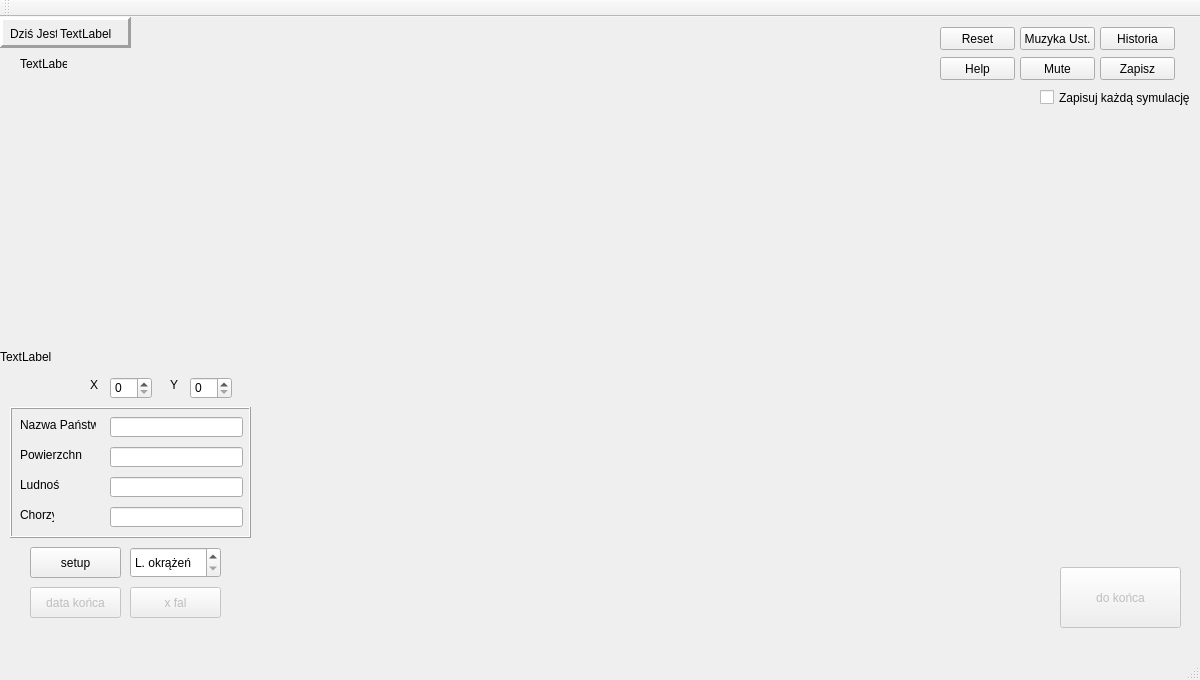
<?xml version="1.0" encoding="UTF-8"?>
<ui version="4.0">
 <class>MainWindow</class>
 <widget class="QMainWindow" name="MainWindow">
  <property name="geometry">
   <rect>
    <x>0</x>
    <y>0</y>
    <width>1200</width>
    <height>680</height>
   </rect>
  </property>
  <property name="windowTitle">
   <string>MainWindow</string>
  </property>
  <widget class="QWidget" name="centralWidget">
   <widget class="QPushButton" name="start">
    <property name="geometry">
     <rect>
      <x>30</x>
      <y>530</y>
      <width>91</width>
      <height>31</height>
     </rect>
    </property>
    <property name="text">
     <string>setup</string>
    </property>
   </widget>
   <widget class="QPushButton" name="killEM">
    <property name="enabled">
     <bool>false</bool>
    </property>
    <property name="geometry">
     <rect>
      <x>1060</x>
      <y>550</y>
      <width>121</width>
      <height>61</height>
     </rect>
    </property>
    <property name="accessibleDescription">
     <string>Kliknij aby zabić świat</string>
    </property>
    <property name="autoFillBackground">
     <bool>false</bool>
    </property>
    <property name="text">
     <string>do końca</string>
    </property>
    <property name="shortcut">
     <string>Enter</string>
    </property>
   </widget>
   <widget class="QLabel" name="MAPKA">
    <property name="geometry">
     <rect>
      <x>0</x>
      <y>0</y>
      <width>1200</width>
      <height>680</height>
     </rect>
    </property>
    <property name="text">
     <string>TextLabel</string>
    </property>
   </widget>
   <widget class="QPushButton" name="pushButton">
    <property name="enabled">
     <bool>false</bool>
    </property>
    <property name="geometry">
     <rect>
      <x>130</x>
      <y>570</y>
      <width>91</width>
      <height>31</height>
     </rect>
    </property>
    <property name="text">
     <string>x fal</string>
    </property>
   </widget>
   <widget class="QPushButton" name="push_to_the_end">
    <property name="enabled">
     <bool>false</bool>
    </property>
    <property name="geometry">
     <rect>
      <x>30</x>
      <y>570</y>
      <width>91</width>
      <height>31</height>
     </rect>
    </property>
    <property name="text">
     <string>data końca</string>
    </property>
   </widget>
   <widget class="QSpinBox" name="spinBox_okrazenia">
    <property name="geometry">
     <rect>
      <x>130</x>
      <y>530</y>
      <width>91</width>
      <height>31</height>
     </rect>
    </property>
    <property name="specialValueText">
     <string>L. okrążeń</string>
    </property>
    <property name="minimum">
     <number>1</number>
    </property>
    <property name="maximum">
     <number>50</number>
    </property>
   </widget>
   <widget class="QSpinBox" name="xPosSpinBox">
    <property name="geometry">
     <rect>
      <x>110</x>
      <y>360</y>
      <width>42</width>
      <height>22</height>
     </rect>
    </property>
    <property name="maximum">
     <number>1500</number>
    </property>
   </widget>
   <widget class="QSpinBox" name="yPosSpinBox">
    <property name="geometry">
     <rect>
      <x>190</x>
      <y>360</y>
      <width>42</width>
      <height>22</height>
     </rect>
    </property>
    <property name="maximum">
     <number>850</number>
    </property>
   </widget>
   <widget class="QLabel" name="label_2">
    <property name="geometry">
     <rect>
      <x>90</x>
      <y>360</y>
      <width>16</width>
      <height>16</height>
     </rect>
    </property>
    <property name="text">
     <string>X</string>
    </property>
   </widget>
   <widget class="QLabel" name="label_3">
    <property name="geometry">
     <rect>
      <x>170</x>
      <y>360</y>
      <width>16</width>
      <height>16</height>
     </rect>
    </property>
    <property name="text">
     <string>Y</string>
    </property>
   </widget>
   <widget class="QLineEdit" name="Nazwa">
    <property name="geometry">
     <rect>
      <x>110</x>
      <y>400</y>
      <width>133</width>
      <height>20</height>
     </rect>
    </property>
   </widget>
   <widget class="QLineEdit" name="Powierzchnia">
    <property name="geometry">
     <rect>
      <x>110</x>
      <y>430</y>
      <width>133</width>
      <height>20</height>
     </rect>
    </property>
   </widget>
   <widget class="QLineEdit" name="Ludnosc">
    <property name="geometry">
     <rect>
      <x>110</x>
      <y>460</y>
      <width>133</width>
      <height>20</height>
     </rect>
    </property>
   </widget>
   <widget class="QLineEdit" name="Chorzy">
    <property name="geometry">
     <rect>
      <x>110</x>
      <y>490</y>
      <width>133</width>
      <height>20</height>
     </rect>
    </property>
   </widget>
   <widget class="QLabel" name="label_4">
    <property name="geometry">
     <rect>
      <x>20</x>
      <y>400</y>
      <width>76</width>
      <height>16</height>
     </rect>
    </property>
    <property name="text">
     <string>Nazwa Państwa</string>
    </property>
   </widget>
   <widget class="QLabel" name="label_5">
    <property name="geometry">
     <rect>
      <x>20</x>
      <y>430</y>
      <width>62</width>
      <height>16</height>
     </rect>
    </property>
    <property name="text">
     <string>Powierzchnia</string>
    </property>
   </widget>
   <widget class="QLabel" name="label_6">
    <property name="geometry">
     <rect>
      <x>20</x>
      <y>460</y>
      <width>39</width>
      <height>16</height>
     </rect>
    </property>
    <property name="text">
     <string>Ludność</string>
    </property>
   </widget>
   <widget class="QLabel" name="label_7">
    <property name="geometry">
     <rect>
      <x>20</x>
      <y>490</y>
      <width>34</width>
      <height>16</height>
     </rect>
    </property>
    <property name="text">
     <string>Chorzy</string>
    </property>
   </widget>
   <widget class="QLabel" name="label_8">
    <property name="geometry">
     <rect>
      <x>10</x>
      <y>390</y>
      <width>241</width>
      <height>131</height>
     </rect>
    </property>
    <property name="frameShape">
     <enum>QFrame::Box</enum>
    </property>
    <property name="frameShadow">
     <enum>QFrame::Raised</enum>
    </property>
    <property name="text">
     <string/>
    </property>
   </widget>
   <widget class="QLabel" name="curr_date">
    <property name="geometry">
     <rect>
      <x>60</x>
      <y>10</y>
      <width>71</width>
      <height>13</height>
     </rect>
    </property>
    <property name="text">
     <string>TextLabel</string>
    </property>
   </widget>
   <widget class="QLabel" name="label">
    <property name="geometry">
     <rect>
      <x>10</x>
      <y>10</y>
      <width>47</width>
      <height>13</height>
     </rect>
    </property>
    <property name="text">
     <string>Dziś Jest: </string>
    </property>
   </widget>
   <widget class="QLabel" name="label_9">
    <property name="geometry">
     <rect>
      <x>0</x>
      <y>0</y>
      <width>131</width>
      <height>31</height>
     </rect>
    </property>
    <property name="frameShape">
     <enum>QFrame::Panel</enum>
    </property>
    <property name="frameShadow">
     <enum>QFrame::Raised</enum>
    </property>
    <property name="lineWidth">
     <number>3</number>
    </property>
    <property name="text">
     <string/>
    </property>
   </widget>
   <widget class="QPushButton" name="Help">
    <property name="geometry">
     <rect>
      <x>940</x>
      <y>40</y>
      <width>75</width>
      <height>23</height>
     </rect>
    </property>
    <property name="text">
     <string>Help</string>
    </property>
   </widget>
   <widget class="QPushButton" name="pushSave">
    <property name="geometry">
     <rect>
      <x>1100</x>
      <y>40</y>
      <width>75</width>
      <height>23</height>
     </rect>
    </property>
    <property name="text">
     <string>Zapisz</string>
    </property>
   </widget>
   <widget class="QPushButton" name="PushHistoria">
    <property name="geometry">
     <rect>
      <x>1100</x>
      <y>10</y>
      <width>75</width>
      <height>23</height>
     </rect>
    </property>
    <property name="text">
     <string>Historia</string>
    </property>
   </widget>
   <widget class="QCheckBox" name="checkBox">
    <property name="geometry">
     <rect>
      <x>1040</x>
      <y>70</y>
      <width>161</width>
      <height>21</height>
     </rect>
    </property>
    <property name="text">
     <string>Zapisuj każdą symulację</string>
    </property>
   </widget>
   <widget class="QPushButton" name="ButMuzyka">
    <property name="geometry">
     <rect>
      <x>1020</x>
      <y>10</y>
      <width>75</width>
      <height>23</height>
     </rect>
    </property>
    <property name="text">
     <string>Muzyka Ust.</string>
    </property>
   </widget>
   <widget class="QPushButton" name="ButMute">
    <property name="geometry">
     <rect>
      <x>1020</x>
      <y>40</y>
      <width>75</width>
      <height>23</height>
     </rect>
    </property>
    <property name="text">
     <string>Mute</string>
    </property>
   </widget>
   <widget class="QPushButton" name="ButReset">
    <property name="geometry">
     <rect>
      <x>940</x>
      <y>10</y>
      <width>75</width>
      <height>23</height>
     </rect>
    </property>
    <property name="text">
     <string>Reset</string>
    </property>
   </widget>
   <widget class="QLabel" name="label_10">
    <property name="geometry">
     <rect>
      <x>20</x>
      <y>40</y>
      <width>47</width>
      <height>13</height>
     </rect>
    </property>
    <property name="text">
     <string>TextLabel</string>
    </property>
   </widget>
   <zorder>label_8</zorder>
   <zorder>MAPKA</zorder>
   <zorder>start</zorder>
   <zorder>killEM</zorder>
   <zorder>pushButton</zorder>
   <zorder>push_to_the_end</zorder>
   <zorder>spinBox_okrazenia</zorder>
   <zorder>xPosSpinBox</zorder>
   <zorder>yPosSpinBox</zorder>
   <zorder>label_2</zorder>
   <zorder>label_3</zorder>
   <zorder>Nazwa</zorder>
   <zorder>Powierzchnia</zorder>
   <zorder>Ludnosc</zorder>
   <zorder>Chorzy</zorder>
   <zorder>label_4</zorder>
   <zorder>label_5</zorder>
   <zorder>label_6</zorder>
   <zorder>label_7</zorder>
   <zorder>curr_date</zorder>
   <zorder>label</zorder>
   <zorder>label_9</zorder>
   <zorder>Help</zorder>
   <zorder>pushSave</zorder>
   <zorder>PushHistoria</zorder>
   <zorder>checkBox</zorder>
   <zorder>ButMuzyka</zorder>
   <zorder>ButMute</zorder>
   <zorder>ButReset</zorder>
   <zorder>label_10</zorder>
  </widget>
  <widget class="QMenuBar" name="menuBar">
   <property name="geometry">
    <rect>
     <x>0</x>
     <y>0</y>
     <width>1200</width>
     <height>21</height>
    </rect>
   </property>
  </widget>
  <widget class="QToolBar" name="mainToolBar">
   <attribute name="toolBarArea">
    <enum>TopToolBarArea</enum>
   </attribute>
   <attribute name="toolBarBreak">
    <bool>false</bool>
   </attribute>
  </widget>
  <widget class="QStatusBar" name="statusBar"/>
 </widget>
 <layoutdefault spacing="6" margin="11"/>
 <resources/>
 <connections/>
</ui>
